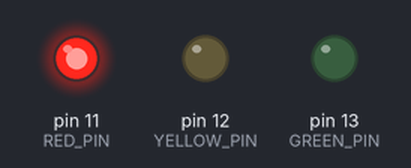
Bench run of a sketch on a simulated Arduino Uno, built with avr-gcc and run on an emulated ATmega328P. Shown: output pins drawn as LEDs (lit = HIGH).

Above: at 2.4 s.
At 5.9 s:
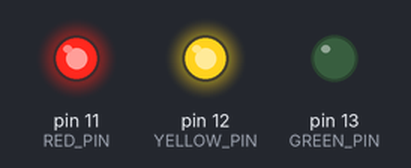
At 9.4 s:
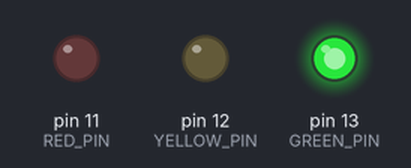
At 12.4 s:
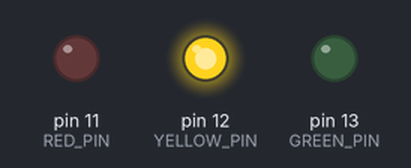
Timing chart, 0 to 16.9 s (numbered marks = the images above):
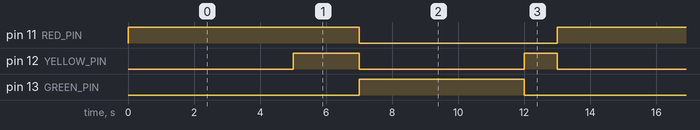

Measured:
- by itself, pin 11 (RED_PIN): alternates HIGH for 7.0 s and LOW for 6.0 s
- by itself, pin 12 (YELLOW_PIN): repeats every 13.0 s: LOW 5.0 s, HIGH 1.0 s, LOW 5.0 s, HIGH 2.0 s
- by itself, pin 13 (GREEN_PIN): alternates HIGH for 5.0 s and LOW for 8.0 s

The sketch:

code.ino
```cpp
#include <avr/io.h>
#include <avr/interrupt.h>

// Pin definitions
#define RED_PIN (1 << DDB3)
#define YELLOW_PIN (1 << DDB4)
#define GREEN_PIN (1 << DDB5)

// State duration definitions
#define RED_ONLY_DURATION 5
#define RED_AND_YELLOW_DURATION 2
#define GREEN_ONLY_DURATION 5
#define YELLOW_ONLY_DURATION 1

// Timer1 settings
#define VAL 15623
#define TIMER_PRESCALER_BITS ((1 << CS12) | (0 << CS11) | (1 << CS10))
#define TIMER_CONFIGURE_CTC  (1 << WGM12)
#define TIMER_COMPARE_MATCH  (1 << OCIE1A)

// Traffic light state enumeration
enum TrafficLightState {
  RED_ONLY,
  RED_AND_YELLOW,
  GREEN_ONLY,
  YELLOW_ONLY
};

// Global variables
volatile TrafficLightState currentState = RED_ONLY;
volatile uint16_t stateCounter = 0;

void setup() {
  // Configure pins 11 (PB3), 12 (PB4), and 13 (PB5) as outputs
  DDRB |= (1 << DDB5) | (1 << DDB4) | (1 << DDB3);

  // Disable interrupts
  cli();

  // Clear Timer1 control registers
  TCCR1A = 0;
  TCCR1B = 0;

  // Set Timer1 counter value to 15623 to call the interrupt immediately
  TCNT1 = VAL;

  // Set Timer1 prescaler to 1024
  TCCR1B |= TIMER_PRESCALER_BITS;

  // Configure CTC Mode where TOP = OCR1A
  TCCR1B |= TIMER_CONFIGURE_CTC;

  // Set the value for the output compare register
  OCR1A = VAL;

  // Enable Timer1 compare match interrupt
  TIMSK1 |= TIMER_COMPARE_MATCH;

  // Enable interrupts
  sei();
}

// Interrupt Service Routine (ISR) for Timer1 compare match interrupt
ISR(TIMER1_COMPA_vect) {
  stateCounter++;

  switch (currentState) {
    case RED_ONLY:
      PORTB = (PORTB & ~(GREEN_PIN | YELLOW_PIN)) | RED_PIN;
      if (stateCounter >= RED_ONLY_DURATION) {
        currentState = RED_AND_YELLOW;
        stateCounter = 0;
      }
      break;

    case RED_AND_YELLOW:
      PORTB = (PORTB & ~GREEN_PIN) | RED_PIN | YELLOW_PIN;
      if (stateCounter >= RED_AND_YELLOW_DURATION) {
        currentState = GREEN_ONLY;
        stateCounter = 0;
      }
      break;

    case GREEN_ONLY:
      PORTB = (PORTB & ~(RED_PIN | YELLOW_PIN)) | GREEN_PIN;
      if (stateCounter >= GREEN_ONLY_DURATION) {
        currentState = YELLOW_ONLY;
        stateCounter = 0;
      }
      break;

    case YELLOW_ONLY:
      PORTB = (PORTB & ~(RED_PIN | GREEN_PIN)) | YELLOW_PIN;
      if (stateCounter >= YELLOW_ONLY_DURATION) {
        currentState = RED_ONLY;
        stateCounter = 0;
      }
      break;
  }
}

void loop() {
  // All timing and pin toggling is handled by the Timer1 compare match interrupt
}
```
